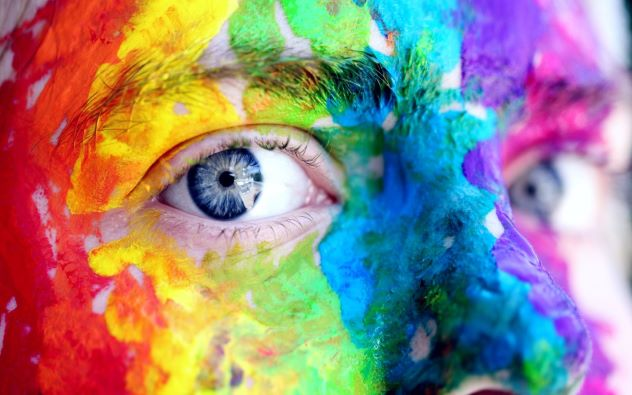
#> input picture colorpic11.jpg, 632 x 395 px
$ jupyter execute --allow-errors 'Color Detection.ipynb'
#> lines starting #> are read from the running program, lines starting #| are printed output that depends on the picture
## Color Detection
<p> The color detection task has been completed using the following tools:
    <ul>
        <li>Open CV</li>
        <li>Numpy & Pandas</li>
        <li>K-Means Clustering</li>
        <li>Jupyter Notebook</li>
        </ul>

  <p>I find the color of the region where mouse is hover by calculating the closest color that matches the actual color and display the color name and also display the top 10 colors contained in that image.

### Step 1:
<p> Importing all the required libraries.

[cell 1]
import cv2
import numpy as np
import pandas as pd
import matplotlib.pyplot as plt
from sklearn.cluster import KMeans
from collections import Counter
import webcolors
import math

### Step 2:
<p>Reading the input image using Opencv and displaying it.</p>

**Note:** I have test the code on the 4 images i.e. colorpic11,colorpic2,colorpic3,colorpic4.<br>
Un-comment the particular image to use it.

[cell 2]
img=cv2.imread('colorpic11.jpg')
#> img is the input picture: shape (395, 632, 3); mean B, G, R 129.2, 135.2, 149.3
#img=cv2.imread('colorpic2.jpg')
#img=cv2.imread('colorpic3.jpg')
#img=cv2.imread('colorpic4.jpg')
image = cv2.cvtColor(img, cv2.COLOR_BGR2RGB)

plt.imshow(image)

### Step 3:
<p>Reading the dataset that contains all the colors name details using pandas.

[cell 3]
columns_names=["color","color_name","hex","R","G","B"]
df_color = pd.read_csv('colors.csv', names=columns_names, header=None)
#> (reads colors.csv from the repository)
df_color.head()

### Step 4:
<p> Create a function that will calculate the closest color and return it's name.

[cell 4]
def getColorName(R,G,B):
    minimum = 10000
    for i in range(len(df_color)):
        d = abs(R- int(df_color.loc[i,"R"])) + abs(G- int(df_color.loc[i,"G"]))+ abs(B- int(df_color.loc[i,"B"]))
        if(d<=minimum):
            minimum = d
            cname = df_color.loc[i,"color_name"]
    #print(cname)
    return cname

### Step 5:
<p> Create a function that will get X,Y coordinates when you will hover over the image.

[cell 5]
hover= False
r = g = b = xpos = ypos = 0
def draw_function(event, x,y,flags,param):
    if event == cv2.EVENT_MOUSEMOVE:
        global b,g,r,xpos,ypos, hover
        hover = True
        xpos = x
        ypos = y
        b,g,r = img[y,x]
        b = int(b)
        g = int(g)
        r = int(r)

### Step 6:
<p> Run the following cell and hover the mouse to the region whose color you want to know.<p>

**Note:** Press **ESC** to close the picture.

[cell 6]
cv2.namedWindow('image')
cv2.setMouseCallback('image',draw_function)

while(1):

    cv2.imshow("image",img)

    if (hover):

        # Setting the rectangle bar on the image
        cv2.rectangle(img,(20,20), (600,60), (b,g,r),-1)

        #getting the color name of the image hover
        color_Name = getColorName(r,g,b)

        #Displaying the color name
        cv2.putText(img, color_Name,(50,50),2,0.8,(255,255,255),2,cv2.LINE_AA)

        #For very light colours we will display text in black colour
        if(r+g+b>=600):
            cv2.putText(img, color_Name,(50,50),2,0.8,(0,0,0),2,cv2.LINE_AA)

        hover=False

    #Break the loop when user hits 'esc' key
    if cv2.waitKey(20) & 0xFF ==27:
#> (key Esc is pressed here)
        break

cv2.destroyAllWindows()

## The following lines of codes will show the top 10 colors in the images.

<p> This function gets the R,G,B value of each color.

[cell 7]
def RGB(color):
    A=int(color[0])
    B=int(color[1])
    C=int(color[2])
    requested_colour = (A,B,C)
    closest_name = get_colour_name(requested_colour)
    return closest_name

<p>This function returns the name of color on the basis of R,G,B value using the webcolor library.If the acutal name is not present, it calculates the most nearest one and returns it.

[cell 8]
def closest_colour(requested_colour):
    min_colours = {}
    for key, name in webcolors.css3_hex_to_names.items():
        r_c, g_c, b_c = webcolors.hex_to_rgb(key)
        rd = (r_c - int(requested_colour[0])) ** 2
        gd = (g_c - int(requested_colour[1])) ** 2
        bd = (b_c - int(requested_colour[2])) ** 2
        min_colours[(rd + gd + bd)] = name
    return min_colours[min(min_colours.keys())]

def get_colour_name(requested_colour):
    try:
        closest_name = actual_name = webcolors.rgb_to_name(requested_colour)
    except ValueError:
        closest_name = closest_colour(requested_colour)
        actual_name = None
    return  closest_name

<p>This function gets top 10 names in a list and plots it in a pie chart.

[cell 9]
def get_colors(image, number_of_colors, show_chart):

#> called with number_of_colors = 10, show_chart = True
    modified_image = cv2.resize(image, (600, 400), interpolation = cv2.INTER_AREA)
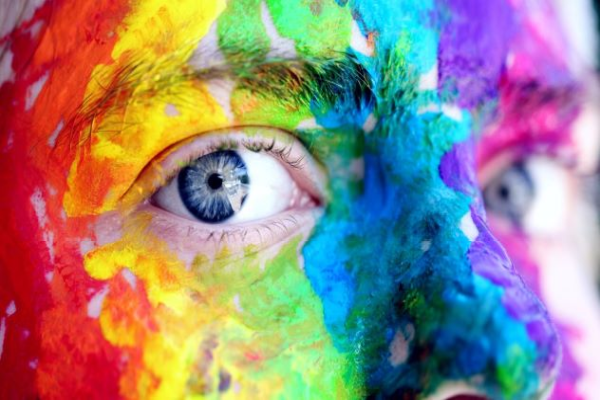
#> modified_image: shape (400, 600, 3); mean R, G, B 149.2, 135.1, 129
    modified_image = modified_image.reshape(modified_image.shape[0]*modified_image.shape[1], 3) # Reshape using numpy

    clf = KMeans(n_clusters = number_of_colors) # using K-means to get top 10 colors,here number of color is 10.
    labels = clf.fit_predict(modified_image) #Fit and predict the image

    counts = Counter(labels)
#> counts = 10 items
    # sort to ensure correct color percentage
    counts = dict(sorted(counts.items()))

    center_colors = clf.cluster_centers_
    # We get ordered colors by iterating through the keys
    ordered_colors = [center_colors[i] for i in counts.keys()]
#> ordered_colors = [[190.3, 168.5, 175.1], [220.9, 119, 39.16], [10.76, 75.26, 94.94], [190.8, 23.66, 31.74], [172.3, 97.15, 226.9], [20.9, 165.9, 210.6], [232.6, 221.3, 241], [144.3, 228.7, 125.4], [235.5, 211.7, 62.39], [122.4, 108.4, 113.7]]
    for i in range(len(ordered_colors)):
        for j in range(len(ordered_colors[i])):
            ordered_colors[i][j]=(math.floor(ordered_colors[i][j]))
#> this loop made 10 passes
#> after the loop, ordered_colors = [[190, 168, 175], [220, 119, 39], [10, 75, 94], [190, 23, 31], [172, 97, 226], [20, 165, 210], [232, 221, 241], [144, 228, 125], [235, 211, 62], [122, 108, 113]]


    name_colors = [RGB(ordered_colors[i]) for i in counts.keys()]
#> in RGB, `A=int(color[0])`: A = 190
#> in RGB, `B=int(color[1])`: B = 168
#> in RGB, `C=int(color[2])`: C = 175
#> in RGB, `requested_colour = (A,B,C)`: requested_colour = (190, 168, 175)
#> after the loop in closest_colour, `for key, name in webcolors.css3_hex_to_names.items():`: min_colours = 0 items
    rgb_colors = [ordered_colors[i] for i in counts.keys()]

    #Display the picture using matplotlib
    if (show_chart):
        plt.figure(figsize = (40,10))
        plt.pie(counts.values(), labels = name_colors, colors=name_colors,autopct='%1.1f%%')

    return rgb_colors
